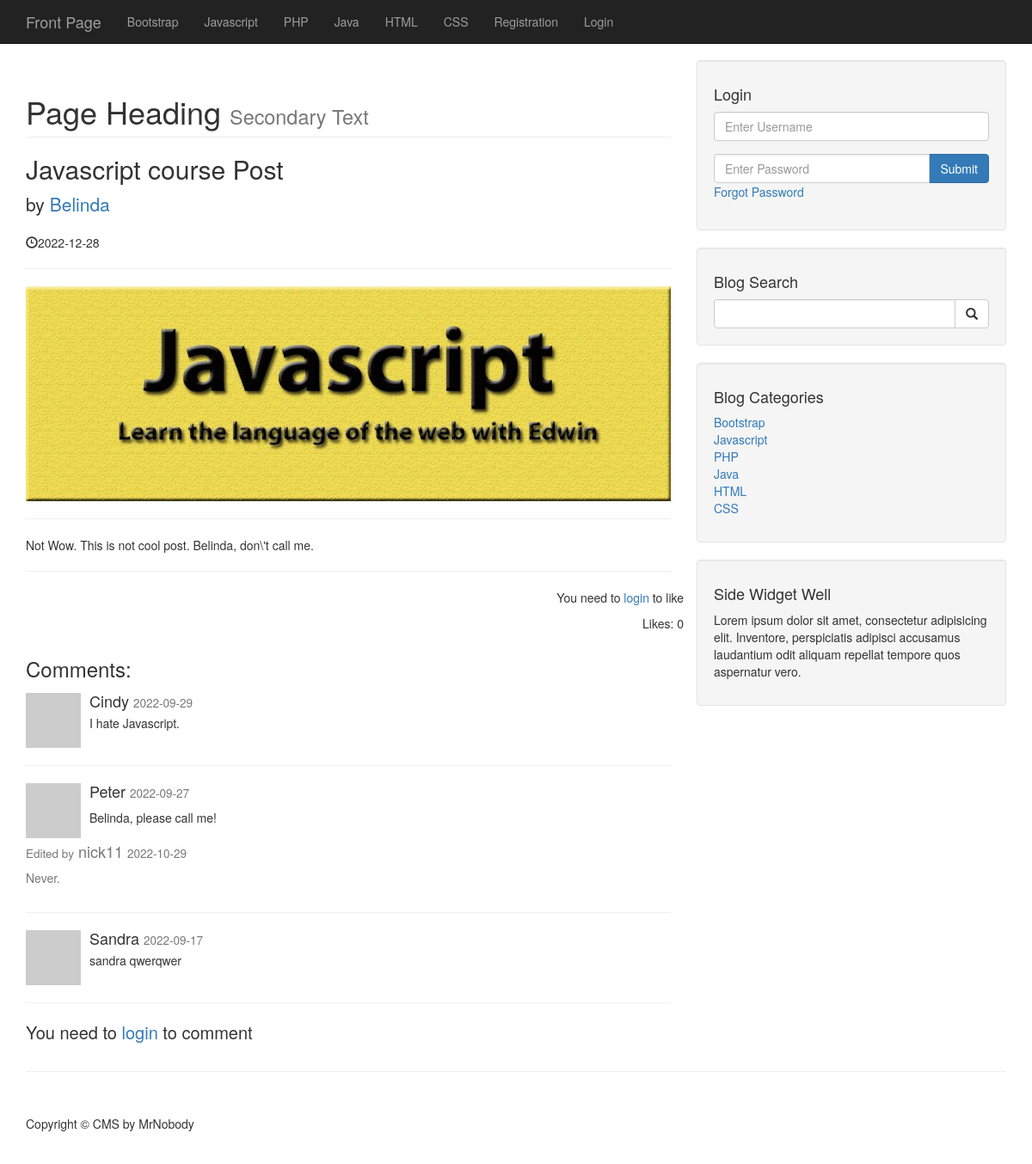
Before: /post.php?p_id=2 with the older database file.
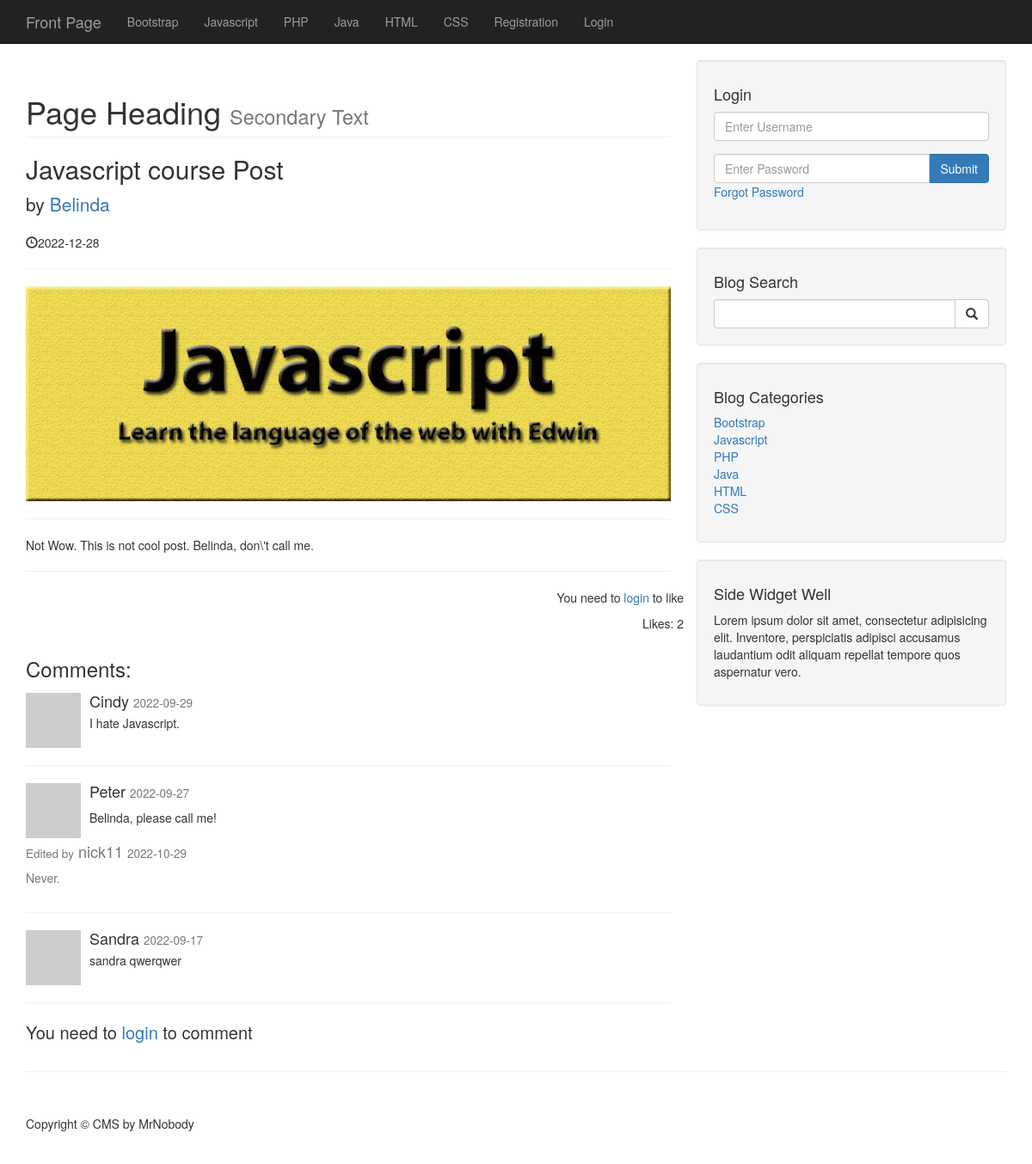
After: the same page with the newer database file.
### tables this page shows
CREATE TABLE `posts` (
  `post_id` int(3) NOT NULL,
  `post_category_id` int(3) NOT NULL,
  `post_title` varchar(255) NOT NULL,
  `post_author` varchar(255) NOT NULL,
  `post_date` date NOT NULL,
  `post_image` text NOT NULL,
  `post_content` text NOT NULL,
  `post_tags` varchar(255) NOT NULL,
  `post_comment_count` int(11) NOT NULL,
  `post_status` varchar(255) NOT NULL DEFAULT 'draft',
  `post_views_count` int(11) NOT NULL,
  `likes` int(11) NOT NULL
);

### post.php (the view, shortened to what the changed rows need)
<?php
   include ("includes/head.php");
?>
<div class="container">
   <div class="row">
      <div class="col-md-8">
         <?php
            if(isset($_GET['p_id'])) {
               $the_post_id = escape($_GET['p_id']);
               if(isset($_SESSION['user_name']) && isAdmin($_SESSION['user_name'])) {
                  $stmt1 = mysqli_prepare($connection, "SELECT post_id, post_title, post_author, post_date, post_image, post_content FROM posts WHERE post_id = ?");
               } else {
                  $stmt2 = mysqli_prepare($connection, "SELECT post_id, post_title, post_author, post_date, post_image, post_content FROM posts WHERE post_id = ? AND post_status = ?");
                  $published = 'published';
               }
               if(isset($stmt1)) {
                  mysqli_stmt_bind_param($stmt1, "i", $the_post_id);
                  mysqli_stmt_execute($stmt1);
                  mysqli_stmt_bind_result($stmt1, $post_id, $post_title, $post_author, $post_date, $post_image, $post_content);
                  $stmt = $stmt1;
               } else {
                  mysqli_stmt_bind_param($stmt2, "is", $the_post_id, $published);
                  mysqli_stmt_execute($stmt2);
                  mysqli_stmt_bind_result($stmt2, $post_id, $post_title, $post_author, $post_date, $post_image, $post_content);
                  $stmt = $stmt2;
               }
               mysqli_stmt_store_result($stmt);
               if(mysqli_stmt_num_rows($stmt) >= 1) {
                  while (mysqli_stmt_fetch($stmt)) {
                  ?>
                     <h1 class="page-header">
                           Page Heading
                           <small>Secondary Text</small>
                     </h1>
                     <h2>
                        <?php echo "$post_title"; ?>
                     </h2>
                     <p class="lead">
                        by <a href="/!php/_cms_practice/author_post.php?author=<?php echo "$post_author"; ?>&p_id=<?php echo "$post_id"; ?>"><?php echo "$post_author"; ?></a>
                     </p>
                     <p><span class="glyphicon glyphicon-time"></span><?php echo "$post_date"; ?></p>
                     <hr>
                     <img class="img-responsive" src="/!php/_cms_practice/images/<?php echo imagePlaceholder($post_image); ?>"alt="">
                     <hr>
                     <p><?php echo "$post_content"; ?></p>
                     <hr>
                  <?php
                     if(isLoggedIn()) { ?>
                        <div class="row">
                           <p class="pull-right"><a class="<?php echo userLikedPost($the_post_id) ? 'unlike' : 'like'; ?>" href=""
                           data-toggle="tooltip" data-placement="top"
                           title="<?php echo userLikedPost($the_post_id) ? 'I liked this before' : 'Want to like it?'; ?>">
                           <span class="glyphicon glyphicon-thumbs-up"></span><?php echo userLikedPost($the_post_id) ? ' Unlike' : ' Like'; ?></a></p>
                        </div>
                     <?php
                     } else { ?>
                        <div class="row">
                           <p class="pull-right">You need to <a href="/!php/_cms_practice/login">login</a> to like</p>
                        </div>
                     <?php } ?>
                     <div class="row">
                        <p class="pull-right">Likes: <?php getPostLikes($the_post_id); ?></p>
                     </div>
                  <?php
                  }
                  ?>
               <?php
                  $query = "SELECT * FROM comments WHERE comment_post_id = {$the_post_id} ";
                  $query .= "AND comment_status = 'approved' ";
                  $query .= "ORDER BY comment_id DESC ";
                  $select_comment_query = mysqli_query($connection, $query);
                  echo "<h3>Comments:</h3>";
                  while($row = mysqli_fetch_assoc($select_comment_query)) {
                     $comment_edit_author = $row['comment_edit_author'];
                  ?>
                     <div class="media">
                        <a class="pull-left" href="#">
                        </a>
                        <div class="media-body">
                        </div>
                        <?php
                        if($comment_edit_author) {
                           echo "<div class='comment_edit'>";
                           echo "</div>";
                        }
                        ?>
                     </div>
                     <hr>
                  <?php
                  }
                  ?>
                  <?php
                  if(isLoggedIn()) { ?>
                     <div class="well">
                        <h4>Leave a Comment:</h4>
                        <form action="" method="post" role="form">
                           <div class="form-group">
                              <label for="author">Author</label>
                              <input type="text" class="form-control" name="comment_author">
                           </div>
                           <div class="form-group">
                              <label for="email">Email</label>
                              <input type="email" class="form-control" name="comment_email">
                           </div>
                        <form role="form">
                           <div class="form-group">
                              <label for="comment">Your Comment</label>
                              <textarea id="editor_body" class="form-control" name="comment_content" rows="3"></textarea>
                           </div>
                           <button type="submit" class="btn btn-primary" name="create_comment">Submit</button>
                        </form>
                     </div>
                     <hr>
                  <?php
                  } else { ?>
                     <div class="row">
                        <p style="margin-left: 15px; font-size: 2rem;">You need to <a href="/!php/_cms_practice/login">login</a> to comment</p>
                     </div>
                  <?php }
               }
            } else {
               header("Location: index.php");
            }
         ?>
      </div>
   </div>
<?php include ("includes/footer.php"); ?>

### admin/functions.php (shortened to what the changed rows need)
<?php
   function query($query) {
      global $connection;
      return mysqli_query($connection, $query);
   }
   function escape($string) {
      global $connection;
      return mysqli_real_escape_string($connection, trim($string));
   }
      function isLoggedIn() {
         return false;
      }
   function getPostLikes($post_id) {
      $result = query("SELECT * FROM likes WHERE post_id = $post_id");
      echo mysqli_num_rows($result);
   }
   function imagePlaceholder($image = null) {
      if (!$image) {
         return "image_2.jpg";
      } else {
         return $image;
      }
   }
   ?>

Changed rows visible on the page:
changed posts: mysqli_num_rows($result) "0" → "2"
